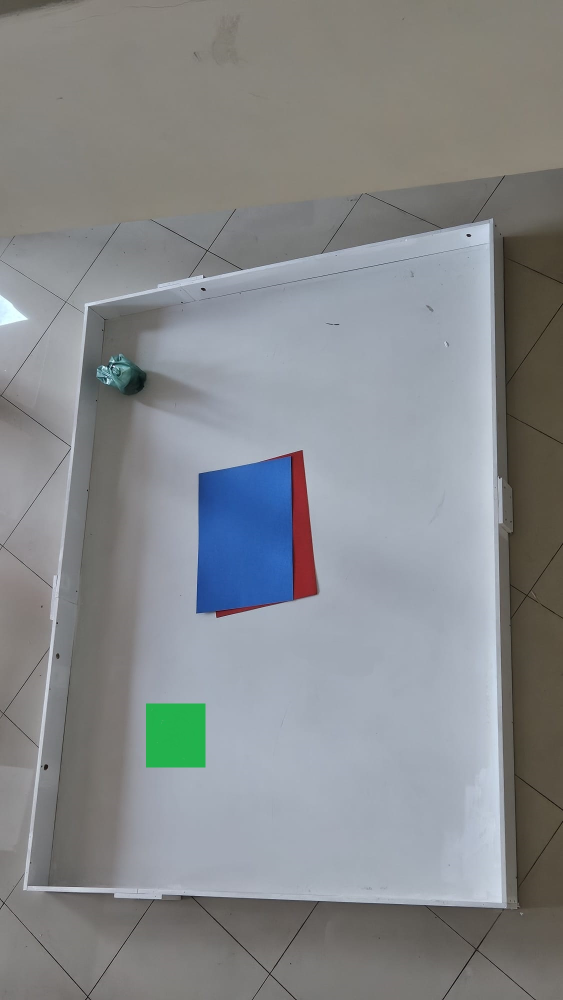
#> input picture Perpective/pers.jpg, 1126 x 2000 px (shown at 1/2 size)
$ python Pers2.py
#> lines starting #> are read from the running program, lines starting #| are printed output that depends on the picture
import cv2
import numpy as np

# Global değişkenler
points = []
cm_coordinates = []

# Fare ile tıklama olayı için fonksiyon
def select_point(event, x, y, flags, param):
    if event == cv2.EVENT_LBUTTONDOWN:
        if len(points) < 4:  # Sadece dört nokta seçilmesine izin ver
            points.append((x, y))
            cv2.circle(image, (x, y), 5, (0, 255, 0), -1)  # Yeşil nokta ekle
            cv2.imshow('Image', image)

# Koordinatları ekrana yazdırma
def add_coordinates(image, coords):
    for i, coord in enumerate(coords):
        # Hem tıklanan noktanın koordinatını hem de cm cinsinden koordinatları yaz
        text = f"({coord[0]}, {coord[1]})"
        cv2.putText(image, text, (int(points[i][0]), int(points[i][1] - 10)),
                    cv2.FONT_HERSHEY_SIMPLEX, 0.5, (255, 0, 0), 1)
        # Tıklanan noktanın koordinatını da göster
        point_text = f"Point {i+1}: ({points[i][0]}, {points[i][1]})"
        cv2.putText(image, point_text, (int(points[i][0]), int(points[i][1] + 10)),
                    cv2.FONT_HERSHEY_SIMPLEX, 0.5, (255, 255, 255), 1)

# Resmi yükle
image = cv2.imread('pers.jpg')
#> image is the input picture: shape (2000, 1126, 3); mean B, G, R 139.4, 137.1, 134.1
if image is None:
    print("Resim yüklenemedi. Lütfen dosya yolunu kontrol edin.")
    exit()

image = cv2.resize(image, (800, 600))  # Resmi boyutlandır
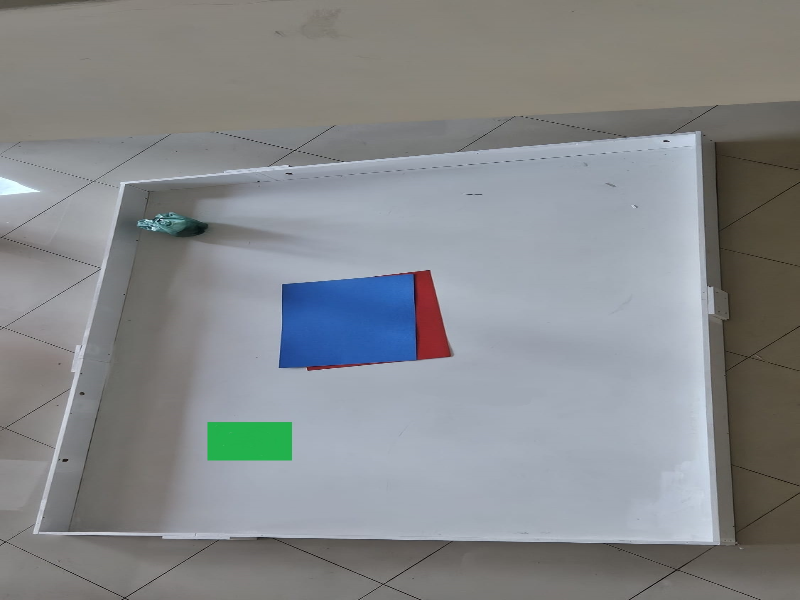
#> image: shape (600, 800, 3); mean B, G, R 139.4, 137.1, 134.1
cv2.imshow('Image', image)

# Fare olayı için pencereyi ayarla
cv2.setMouseCallback('Image', select_point)

# Kullanıcının tıklamasını bekle
cv2.waitKey(0)

# Dört köşe noktası (tıklanan noktalar)
if len(points) == 4:
    # Kullanıcıdan cm cinsinden koordinatları al
    for i in range(4):
        cm_x = float(input(f"{i+1}. noktanın X koordinatını (cm cinsinden) girin: "))
        cm_y = float(input(f"{i+1}. noktanın Y koordinatını (cm cinsinden) girin: "))
        cm_coordinates.append((cm_x, cm_y))

    pts1 = np.float32(points)  # Tıklanan dört noktayı al
    # Dönüştürülecek yeni köşe noktaları
    width, height = 280, 110  # İstediğiniz boyut
    pts2 = np.float32([[0, 0], [width, 0], [width, height], [0, height]])  # Düzgün bir sıralama

    # Perspektif dönüşüm matrisini hesapla
    matrix = cv2.getPerspectiveTransform(pts1, pts2)
    result = cv2.warpPerspective(image, matrix, (width, height))

    # Sonucu göster
    add_coordinates(result, cm_coordinates)  # Koordinatları ekle
    cv2.imshow('Warped Image with Coordinates', result)
else:
    print("Lütfen dört nokta seçin.")

cv2.waitKey(0)
cv2.destroyAllWindows()
